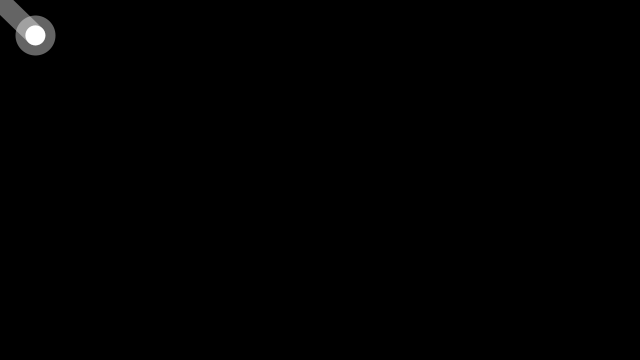
Frame 1 (no input)
Frame 60 (the mouse pressed at the canvas centre just before this capture): identical to frame 1, image omitted
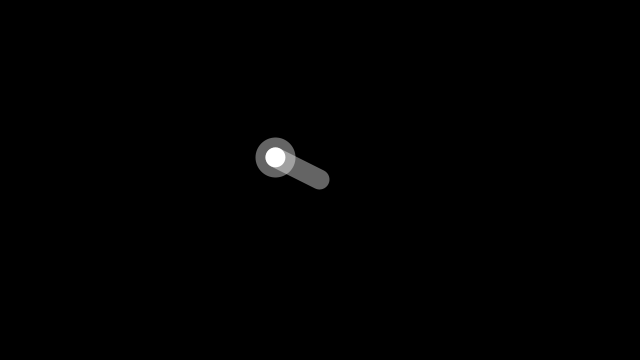
Frame 120 (the mouse held since frame 60 and released just before this capture)

The Processing sketch that drew these frames (run headless with seeded random() and noise(); from frame 60 on, the mouse is pressed at the canvas centre):

// Processing sketch: Follow1
// ── Follow1.pde
/**
 * Follow 1  
 * based on code from Keith Peters. 
 * 
 * A line segment is pushed and pulled by the cursor.
 */

float x = 100;
float y = 100;
float angle1 = 0.0;
float segLength = 50;

void setup() {
  size(640, 360);
  strokeWeight(20.0);
  stroke(255, 100);
}

void draw() {
  background(0);
  
  float dx = mouseX - x;
  float dy = mouseY - y;
  angle1 = atan2(dy, dx);  
  x = mouseX - (cos(angle1) * segLength);
  y = mouseY - (sin(angle1) * segLength);
 
  segment(x, y, angle1); 
  ellipse(x, y, 20, 20);
}

void segment(float x, float y, float a) {
  pushMatrix();
  translate(x, y);
  rotate(a);
  line(0, 0, segLength, 0);
  popMatrix();
}
